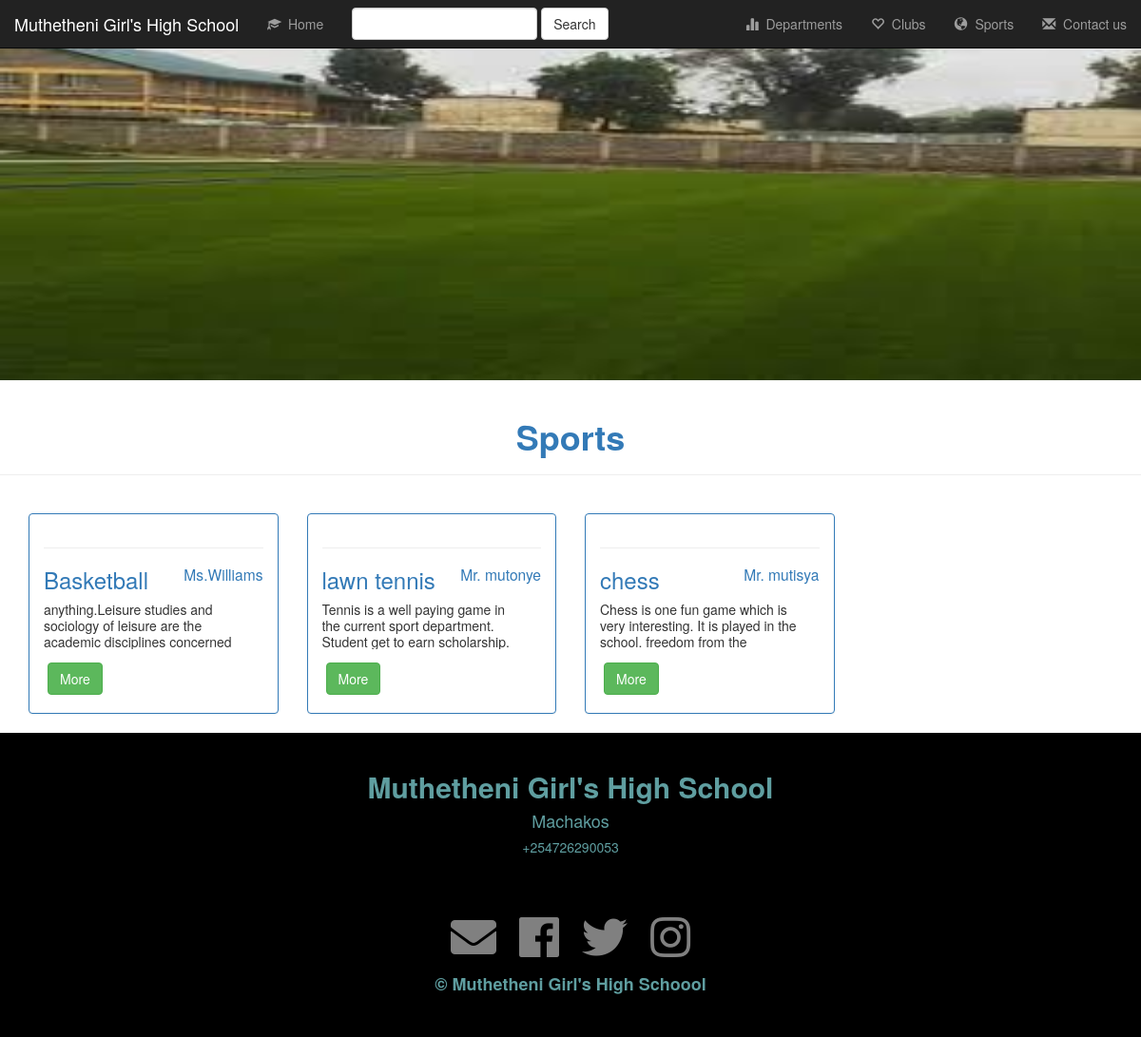
The app's page /sports/ with its own data.
### schapp/models.py (models this page shows, shortened)
class Sport(models.Model):
    name = models.CharField(max_length=30)
    coach = models.CharField(max_length=20)
    desc = models.TextField(default="anything")

### schapp/views.py (the view)
# urls.py: path('sports/', views.sports, name='sport'),
def sports(request):
    sprts = Sport.objects.all()
    return render(request, 'schapp/sports.html', {'sprts': sprts})

### schapp/templates/schapp/sports.html (shortened to what this page needs)
{% extends 'schapp/base.html' %}
{% load static %}
{% block content %}
    <div class="container-fluid">
    <div class="row">
    <div class="banner-img">
    <img src="{% static 'schapp/img/sport.jpg' %}" alt="" style="width: 100%; padding-top: 20px; height: 50%;">
        <div class="page-header">
            <h1 class="text-center text-primary"> <strong>Sports</strong></h1>
        </div>
    </div>
</div>
    <br>
        {% if sprts %}
            {% for sport in sprts %}
    <div class="col-sm-3">
        <div class="panel panel-primary">
            <div class="panel-body">
               <hr>
                <h3 class="text-primary">{{ sport.name }} <small class="text-primary" style="float: right;">{{ sport.coach }}</small></h3>
                <p style="line-height: 1.2em; height: 3.6em; overflow: hidden; text-overflow: ellipsis; max-width: 90%;">{{ sport.desc }}</p>
                <button type="button" class="btn btn-success" style="margin: 4px;" data-toggle="modal" data-target="#Modal-{{ sport.id }}">More</button>
            </div>
        </div>
    </div>
            {% endfor %}
    {% endif %}
    </div>
    {% include 'schapp/footer.html' %}
{% endblock %}

### records on screen
Sport: name "Basketball", coach "Ms.Williams", desc "anything.Leisure studies and sociology of leisure are the academic disciplines concerned…"
Sport: name "lawn tennis", coach "Mr. mutonye", desc "Tennis is a well paying game in the current sport department. Student get to earn scholarship.…"
Sport: name "chess", coach "Mr. mutisya", desc "Chess is one fun game which is very interesting. It is played in the school. freedom from the…"
